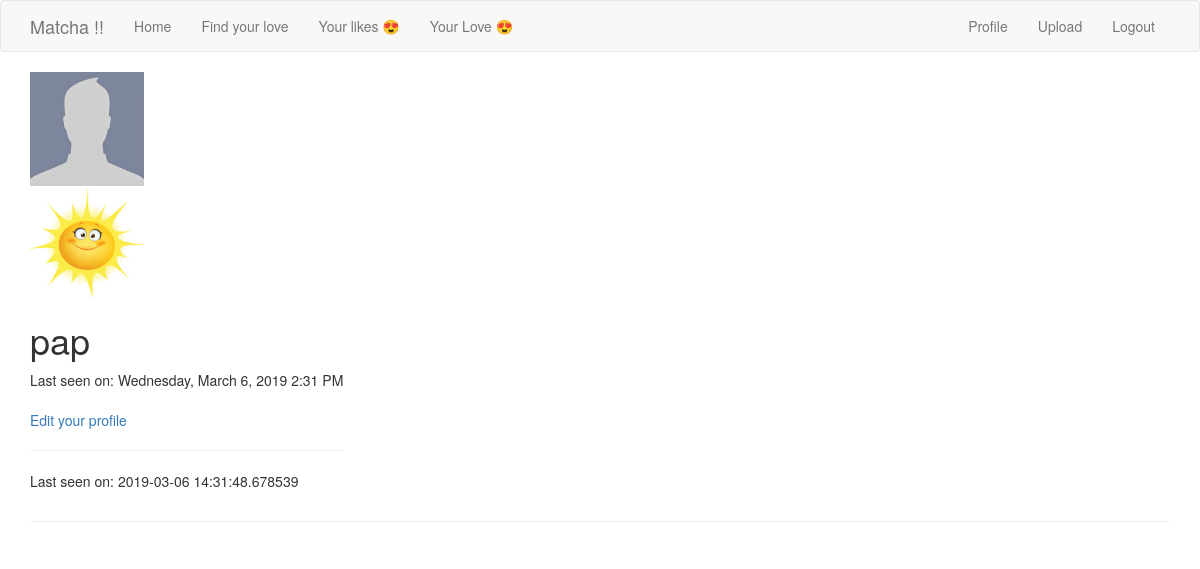
The app's page /user/pap/ (signed in), older data.
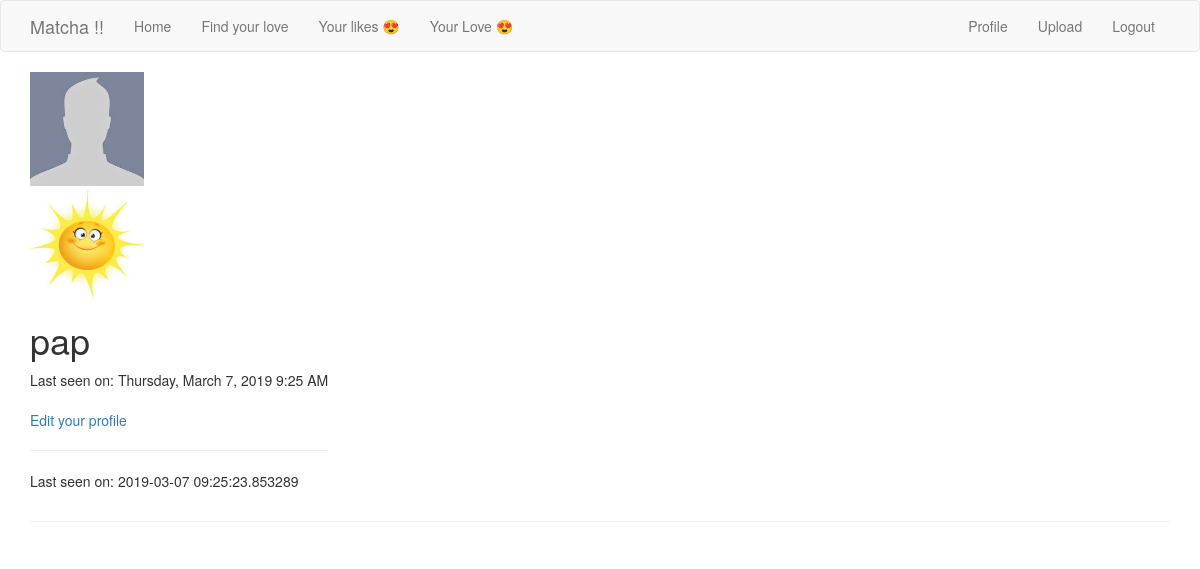
The same page, newer data.
### app/models.py (models this page shows, shortened)
class User(UserMixin, db.Model):
    id = db.Column(db.Integer, primary_key=True)
    username = db.Column(db.String(64), index=True, unique=True)
    firstname = db.Column(db.String(64), index=True)
    email = db.Column(db.String(120), index=True, unique=True)
    password_hash = db.Column(db.String(128))
    age = db.Column(db.Integer, index=True)
    sexpref = db.Column(db.String(64), index=True)
    fame = db.Column(db.Integer, index=True)
    bio = db.Column(db.String(256), index=True)
    last_seen = db.Column(db.DateTime, default=datetime.utcnow)
    path_pic = db.Column(db.String(120), index=True, default=None)
    liked = db.relationship(
        'User', secondary=likes,
        primaryjoin=(likes.c.likes_id == id),
        secondaryjoin=(likes.c.liked_id == id),
        backref=db.backref('likes', lazy='dynamic'),lazy='dynamic'
    )
    def profile_pic(self):
        path = os.path.join(os.getenv('PATH_IMAGE', '/static/images') , self.username, 'profile_pic/')
        pic = os.listdir('app' + path)
        print(path + pic[0])
        return(path + pic[0])

### app/routes.py (the view)
@app.route('/user/<username>/')
@login_required
def user(username):
    user = User.query.filter_by(username=username).first_or_404()
    if not user.path_pic:
        fullfilename = ''
    else :
        fullfilename = os.listdir(os.path.join(app.config['UPLOAD_FOLDER'] + username))
        for file in fullfilename:
            if file == 'profile_pic':
                fullfilename.remove(file)
    profile_pic = user.profile_pic()
    return render_template('user.html', title='Profile', user=user, user_image = fullfilename, path_pic = user.path_pic, profile_pic=profile_pic)

### app/models.py (called while the page is built)
@login.user_loader
def load_user(id):
    return User.query.get(int(id))

### app/routes.py (called while the page is built)
@app.before_request
def before_request():
    if current_user.is_authenticated:
        current_user.last_seen = datetime.utcnow()
        db.session.commit()

### app/templates/user.html (shortened to what this page needs)
{% extends "base.html" %}
{% block app_content %}
    <table>
        <tr valign="top">
            <img src={{profile_pic}} alt="Beer" style="width:10%">
            <br>
            {% for image in user_image: %}
                <img src="{{ path_pic + '/' + image }}" alt="Beer" style="width:10%">
            {% endfor %}
            <td>
                <h1>{{ user.username }}</h1>
                {% if user.last_seen %}
                    <p>Last seen on: {{ moment(user.last_seen).format('LLLL') }}</p>
                {% endif %}
                {% if user == current_user %}
                    <p><a href="{{ url_for('edit_profile') }}">Edit your profile</a></p>
                {% elif not current_user.does_like(user) %}
                    <p><a href="{{ url_for('like', username=user.username) }}">Like</a></p>
                {% else %}
                    <p><a href="{{ url_for('unlike', username=user.username) }}">Unlike</a></p>
                {% endif %}
    <hr>
                {% if user.last_seen %}<p>Last seen on: {{ user.last_seen }}</p>{% endif %}
            </td>
        </tr>
    </table>
    <hr>
{% endblock %}

### app/templates/base.html (shortened to what this page needs)
{% extends 'bootstrap/base.html' %}
    {% block navbar %}
        <nav class="navbar navbar-default">
            <div class="container">
                <div class="navbar-header">
                    <a class="navbar-brand" href="{{ url_for('index') }}">Matcha !!</a>
                </div>
                <div class="collapse navbar-collapse" id="bs-example-navbar-collapse-1">
                    <ul class="nav navbar-nav">
                        <li><a href="{{ url_for('index') }}">Home</a></li>
                        {% if not current_user.is_anonymous %}
                            <li><a href="{{ url_for('explore') }}">Find your love</a></li>
                            <li><a href="{{ url_for('likes_page') }}">Your likes 😍</a></li>
                            <li><a href="{{ url_for('matches_page') }}">Your Love 😍</a></li>
                        {% endif %}
                    </ul>
                    <ul class="nav navbar-nav navbar-right">
                        {% if current_user.is_anonymous %}
                        <li><a href="{{ url_for('login') }}">Login</a></li>
                        {% else %}
                        <li><a href="{{ url_for('user', username=current_user.username) }}">Profile</a></li>
                        <li><a href="{{ url_for('upload') }}">Upload</a></li>
                        <li><a href="{{ url_for('logout') }}">Logout</a></li>
                        {% endif %}
                    </ul>
                </div>
            </div>
        </nav>
    {% endblock %}
    {% block content %}
        <div class="container">
            {% block app_content %}{% endblock %}
        </div>
    {% endblock %}

Row changes from the older to the newer data that the page shows:
changed User "pap": last_seen "Wednesday, March 6, 2019 2:31 PM" → "Thursday, March 7, 2019 9:25 AM"; last_seen "2019-03-06 14:31:48.678539" → "2019-03-07 09:25:23.853289"
